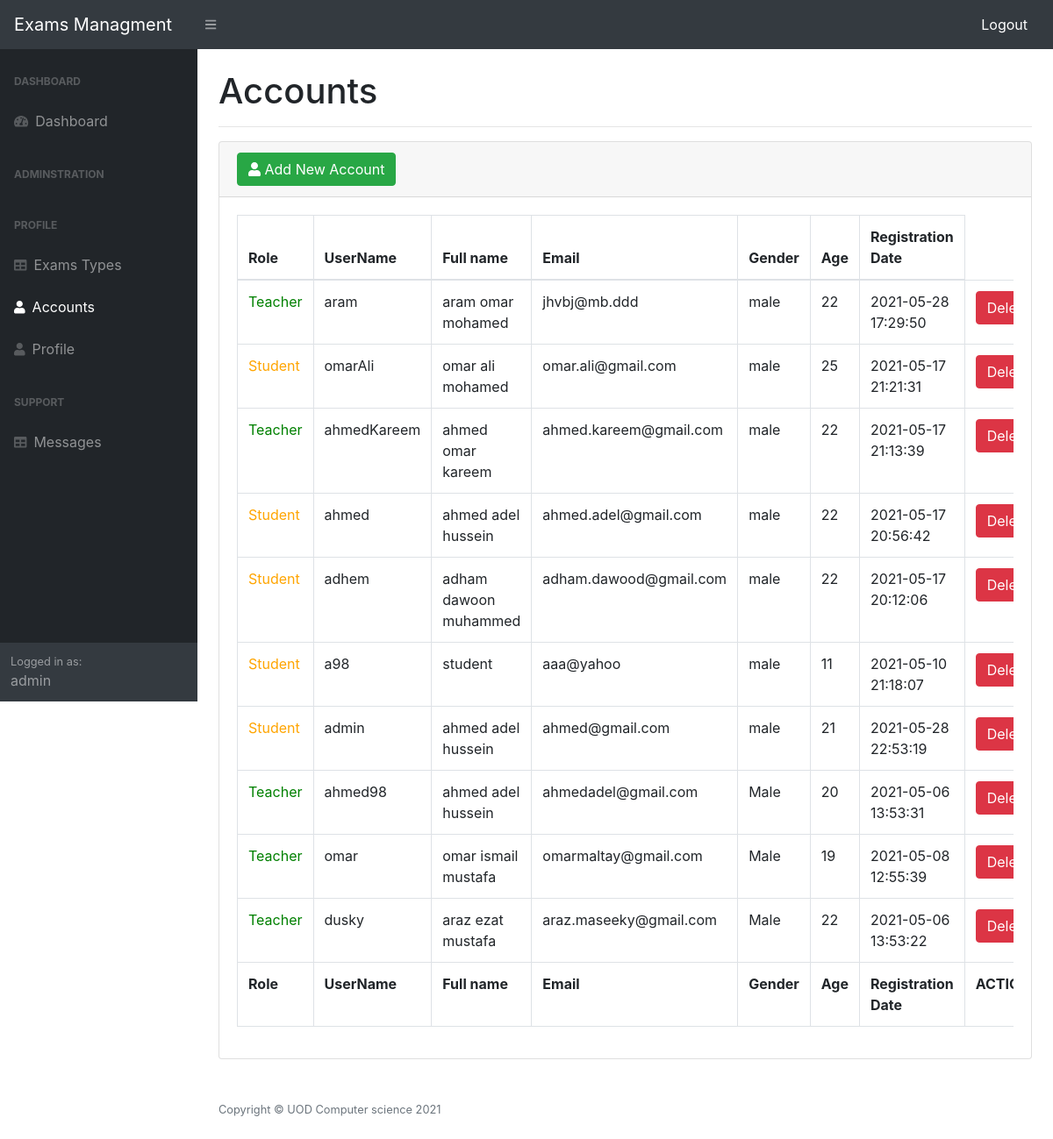
Screenshot of /admin/accounts.php (signed in) with the database file from the repository.
### tables this page shows
CREATE TABLE `accounts` (
  `id` int(255) NOT NULL,
  `name` varchar(30) NOT NULL,
  `fullName` varchar(100) NOT NULL,
  `email` varchar(50) NOT NULL,
  `password` varchar(150) NOT NULL,
  `gender` varchar(20) NOT NULL,
  `age` int(11) NOT NULL,
  `role` varchar(10) NOT NULL,
  `created_time` timestamp NOT NULL DEFAULT current_timestamp() ON UPDATE current_timestamp()
);

### admin/accounts.php (the view, shortened to what this page needs)
<?php
require_once 'header.php';
?>
            <div id="layoutSidenav_content">
                <main>
                    <div class="container-fluid">
                        <h1 class="mt-4">Accounts</h1>
                        <hr>
                        <div class="card mb-4">
                            <div class="card-header">
                               <button class="btn btn-success" data-toggle="modal" data-target="#exampleModal">  <i class="fas fa-user"></i> Add New Account </button>
                            </div>
                            <div class="card-body">
                                <div class="table-responsive">
                                <table class="table table-bordered" width="100%" cellspacing="0">
                                        <thead>
                                        <tr>
                                               <th>Role</th>
                                                <th>UserName</th>
                                                <th>Full name</th>
                                                <th>Email</th>
                                                <th>Gender</th>
                                                <th>Age</th>
                                                <th>Registration Date</th>
                                            </tr>
                                        </thead>
                                        <tfoot>
                                            <tr>
                                                <th>Role</th>
                                                <th>UserName</th>
                                                <th>Full name</th>
                                                <th>Email</th>
                                                <th>Gender</th>
                                                <th>Age</th>
                                                <th>Registration Date</th>
                                                <th>ACTION</th>
                                            </tr>
                                        </tfoot>
                                        <tbody>
                                            <?php
                                                 $query = "SELECT * from accounts WHERE `role` != 'superadmin' order by id DESC";
                                                 $run = mysqli_query($con,$query) or die('mysql error');
                                                 while ($user = mysqli_fetch_assoc($run)) {
                                                    echo '
                                                    <tr>';
                                                    if($user['role'] == "teacher"){
                                                      echo '<td style="color:green">Teacher</td>';
                                                    }else{
                                                      echo '<td style="color:orange">Student</td>';
                                                    }
                                                      echo '<td>'.$user['name'].'</td>
                                                       <td>'.$user['fullName'].'</td>
                                                       <td>'.$user['email'].'</td>
                                                       <td>'.$user['gender'].'</td>
                                                       <td>'.$user['age'].'</td>
                                                       <td>'.$user['created_time'].'</td>
                                                       <td>
                                                       <a class="btn btn-danger" href="?delete='.$user['id'].'" onclick="return confirm(\'Are you sure you want to delete this Account?\');">Delete</a>
                                                       </td>
                                                    </tr>
                                                    ';
                                                  }
                                            ?>
                                        </tbody>
                                    </table>
                                </div>
                            </div>
                        </div>
                    </div>
                </main>
<?php
require_once 'footer.php';
?>

### rows the page displays
accounts: role "Teacher", name "aram", fullName "aram omar mohamed", email "jhvbj@mb.ddd", gender "male", age "22", created_time "2021-05-28 17:29:50"
accounts: role "Student", name "omarAli", fullName "omar ali mohamed", email "omar.ali@gmail.com", gender "male", age "25", created_time "2021-05-17 21:21:31"
accounts: role "Teacher", name "ahmedKareem", fullName "ahmed omar kareem", email "ahmed.kareem@gmail.com", gender "male", age "22", created_time "2021-05-17 21:13:39"
accounts: role "Student", name "ahmed", fullName "ahmed adel hussein", email "ahmed.adel@gmail.com", gender "male", age "22", created_time "2021-05-17 20:56:42"
accounts: role "Student", name "adhem", fullName "adham dawoon muhammed", email "adham.dawood@gmail.com", gender "male", age "22", created_time "2021-05-17 20:12:06"
accounts: role "Student", name "a98", fullName "student", email "aaa@yahoo", gender "male", age "11", created_time "2021-05-10 21:18:07"
accounts: role "Student", name "admin", fullName "ahmed adel hussein", email "ahmed@gmail.com", gender "male", age "21", created_time "2021-05-28 22:53:19"
accounts: role "Teacher", name "ahmed98", fullName "ahmed adel hussein", email "ahmedadel@gmail.com", gender "Male", age "20", created_time "2021-05-06 13:53:31"
accounts: role "Teacher", name "omar", fullName "omar ismail mustafa", email "omarmaltay@gmail.com", gender "Male", age "19", created_time "2021-05-08 12:55:39"
accounts: role "Teacher", name "dusky", fullName "araz ezat mustafa", email "araz.maseeky@gmail.com", gender "Male", age "22", created_time "2021-05-06 13:53:22"

### other values shown
$_SESSION['user-role'] "admin"
